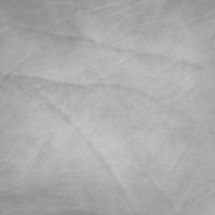
#> input picture roi_test.jpg, 215 x 215 px
$ jupyter execute 7saturday.ipynb
#> lines starting #> are read from the running program, lines starting #| are printed output that depends on the picture
# Feature extraction with gabor filter and laplacian filter

## process flow

1. đọc ảnh
2. Áp dụng bộ lọc Laplacian of Gaussian (LOG) để làm nổi bật biên cạnh và giảm nhiễu
3.

[cell 1]
# import libaries
import numpy as np
from matplotlib.pyplot import imread
import matplotlib.pyplot as plt
from skimage import morphology
import numpy as np
import glob
import os
import cv2

## Testing image : "roi_test"
ảnh lấy từ trong dataset mà pink quân đã tạo

[cell 2]
test = imread('roi_test.jpg')
#> test is the input picture: shape (215, 215); min 137, max 196, mean 170.8
plt.imshow(test, cmap='gray')
plt.axis('off')

print(f"Image have shape (rows, column) = {test.shape}")
#| Image have shape (rows, column) = (215, 215)

plt.show()

## Data storing object for training and testing dataset: Plam_Graph
Chưa được sử dụng trong đoạn code vì mới chỉ test với 1 hình ảnh

[cell 3]
class Palm_Graph():
    # [5 lines left out: function __init__, not called in this run]

# chỉnh lại path cho phù hợp!!
# ở đây chỉ dùng 1 hình ảnh để test feature extraction
train_data_path =''
test_data_path = ''

# [8 lines left out: function get_data, not called in this run]

## Generate gabor filter

[cell 4]
class Gabor():
    def __init__(self, R, C, n_orientation, scale):
        self.R = R
        self.C = C
        self.n_orientation = n_orientation
        self.scale = scale
        self.orientation = np.array([ u * np.pi / n_orientation for u in range (1, n_orientation + 1)])
        self.gabor_filters_sets = [gabor_wavelet(R, C, u, scale, n_orientation) for u in range(1, n_orientation + 1)]

    # filter image through gabor filter
    def filtering(self, img):
        graphs = np.array([cv2.filter2D(img, -1, np.real(gw)) for gw in self.gabor_filters_sets])
        return graphs

    def plot_filters(self, n_scale):
        gabor_filters = []
        fig = plt.figure()
        for v in range (1, n_scale + 1):
            for u in range(1, self.n_orientation + 1):
                gw = gabor_wavelet(self.R, self.C, u, v , self.n_orientation)
                fig.add_subplot(n_scale, self.n_orientation, self.n_orientation * (v- 1) + u)
                plt.imshow(np.real(gw), cmap='gray')
        plt.show()


def gabor_wavelet(rows, cols, orientation, scale, n_orientation):
    kmax = np.pi / 2        # 1.5707963267948966
    f = np.sqrt(2)          # 1.4142135623730951
    delt2 = (2 * np.pi) ** 2
    k = (kmax / (f ** scale)) * np.exp(1j * orientation * np.pi / n_orientation / 2)
    kn2 = np.abs(k) ** 2
    gw = np.zeros((rows, cols), np.complex128)

    for m in range(int(-rows / 2) + 1, int(rows / 2) + 1):
        for n in range(int(-cols / 2) + 1, int(cols / 2) + 1):
            t1 = np.exp(-0.5 * kn2 * (m ** 2 + n ** 2) / delt2)
            t2 = np.exp(1j * (np.real(k) * m + np.imag(k) * n))
            t3 = np.exp(-0.5 * delt2)
            gw[int(m + rows / 2 - 1), int(n + cols / 2 - 1)] = (kn2 / delt2) * t1 * (t2 - t3)

    return gw


n_orientation = 6
scale = 2
GA = Gabor(10, 10, n_orientation, scale)
gabor_filters = GA.gabor_filters_sets
GA.plot_filters(3)
#> in plot_filters, `plt.show()`:
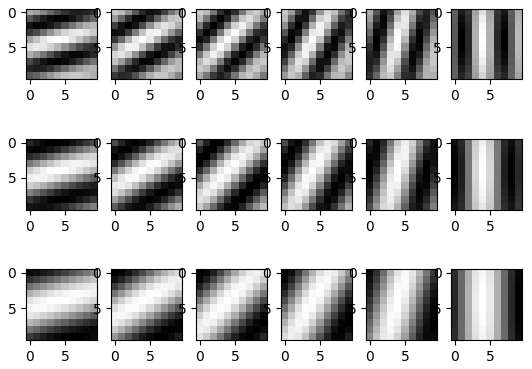
#> figure drawn by matplotlib, 18 panels

## Laplacian Filter

[cell 5]
def Lo_pass_Gaussian_procwess(img, D0):
    rows, cols = img.shape
    mask = np.zeros((rows, cols))
    Locx = np.array(list(range(cols)) * rows).reshape([rows, cols])
    Locy = np.transpose((np.array(list(range(rows)) * cols).reshape([cols,rows])))
    D = np.sqrt((Locx - cols / 2) ** 2 + (Locy - rows / 2 ) ** 2)
    mask = np.exp(-D ** 2 / D0 ** 2 / 2)

    f1 = np.fft.fft2(img)
    f1shift = np.fft.fftshift(f1)
    f1shift = f1shift * mask
    f2shift = np.fft.ifftshift(f1shift)
    img_new = np.fft.ifft2(f2shift)
    img_new = np.abs(img_new)

    return img_new

def LOG_preprocess(img, R0 = 40 , ksize = 5):
    AfterGaussian = np.uint8(Lo_pass_Gaussian_procwess(img, R0))
    processed = cv2.Laplacian(AfterGaussian, -1, ksize=ksize)
    img = cv2.equalizeHist(img)             #????????????????????????????????
    return processed

## Process the image to extract feature

[cell 6]
# [40 lines left out: function process, not called in this run]


edge_image = LOG_preprocess(test)
#> in LOG_preprocess, `processed = cv2.Laplacian(AfterGaussian, -1, ksize=ksize)`:
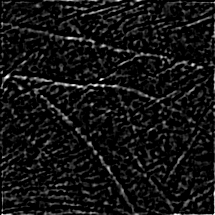
#> processed: shape (215, 215); min 0, max 255, mean 19.6
#> in LOG_preprocess, `img = cv2.equalizeHist(img)`:
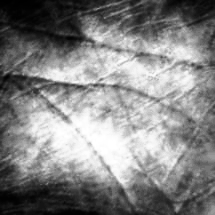
#> img: shape (215, 215); min 0, max 255, mean 131


plt.imshow(edge_image, cmap='gray')
plt.axis('off')
plt.show()


fig = plt.figure(dpi=70)
plt.imshow(test, cmap='gray')
plt.axis('off')
plt.show()

# gaussian filter
! đã thử và không hiệu quả để giảm nhiễu (các chấm nhỏ trong hình ảnh edge_image)

[cell 7]
import cv2
import matplotlib.pyplot as plt

# Đọc ảnh đầu vào

kernel_size = (5, 5)  # Kích thước kernel
blurred_image = cv2.GaussianBlur(edge_image, kernel_size, sigmaX=0)
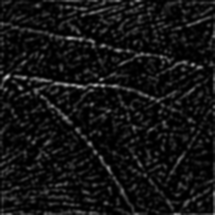
#> blurred_image: shape (215, 215); min 0, max 195, mean 19.4

plt.imshow(blurred_image)

# apply canny on edge_image

[cell 8]
egde_canny = cv2.Canny(edge_image, threshold1=20, threshold2= 40)
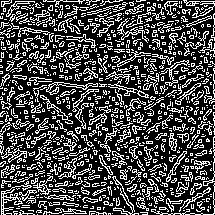
#> egde_canny: shape (215, 215); 28.9% white in thin lines or dots

plt.imshow(egde_canny)

# threshold on the image

[cell 9]
import cv2
import matplotlib.pyplot as plt


# Áp dụng Threshold
threshold_value = 110  # Ngưỡng threshold
max_value = 255        # Giá trị pixel tối đa
_, binary_image = cv2.threshold(edge_image, threshold_value, max_value, cv2.THRESH_BINARY)
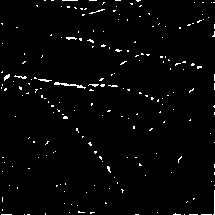
#> binary_image: shape (215, 215); 2.2% white in thin lines or dots

plt.imshow(binary_image)
